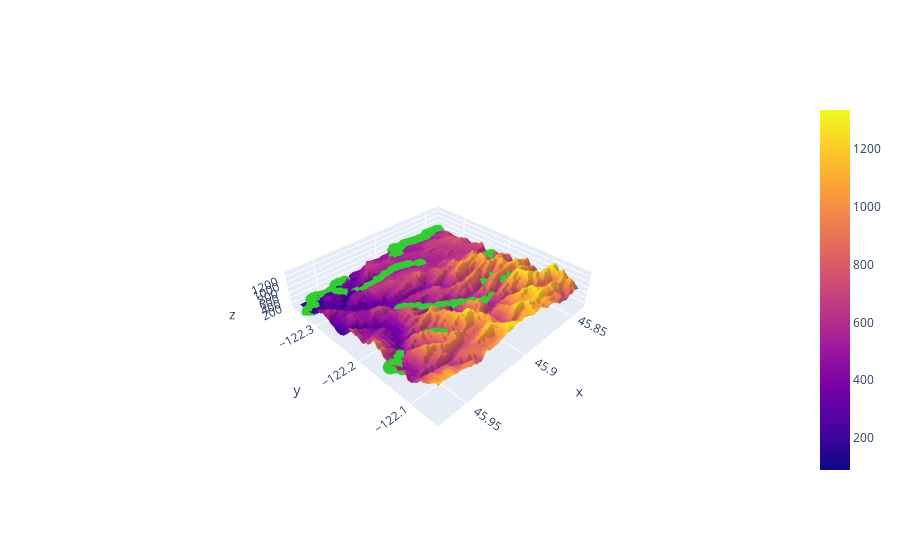

The notebook cell saved with this chart:
### Code cell
#for plotting local minima
import plotly.graph_objects as go
import numpy as np
import scipy.ndimage as ndi

z = np.array(elevation_grid_by_num_splits['elevation'])
x = np.array(elevation_grid_by_num_splits['latitude'])
y = np.array(elevation_grid_by_num_splits['longitude'])

# Create a local minima mask
local_minima_mask = elevation_values == ndi.minimum_filter(z, size=50)

# Extracting the minima coordinates
minima_x = x[local_minima_mask]
minima_y = y[local_minima_mask]
minima_z = z[local_minima_mask]

# Plot our elevation data, 
fig = go.Figure(data=[go.Surface(z=pivoted_elevation_grid_by_num_splits.transpose().values, x=pivoted_elevation_grid_by_num_splits.index, y=pivoted_elevation_grid_by_num_splits.columns)])
# fig.add_trace(go.Scatter3d(x=x, y=y, z=z, mode='markers', marker=dict(size=5, color='limegreen', symbol='circle'), name='Scatterplot surface'))  # plots all points in scatterplot form

# Plot the local minima alongside the elevation data (as determined by the ndi filter)
fig.add_trace(go.Scatter3d(x=minima_x, y=minima_y, z=minima_z, mode='markers', marker=dict(size=5, color='limegreen', symbol='circle'), name='Local Minima'))

fig.update_layout(
    scene=dict(
        aspectratio=dict(x=1, y=1, z=0.2),
        aspectmode='manual'
    )
)

fig.show()

### Figure 1 — Plotly figure (JSON) as saved in the notebook; plotly's stock layout.template omitted (floating-point values rounded to 4 significant figures; data arrays with more than 128 entries replaced by an {"elided": "..."} marker saying what was removed)
{"data": [{"type": "surface", "x": [45.84, 45.84, 45.84, 45.84, 45.85, 45.85, 45.85, 45.85, 45.85, 45.85, 45.85, 45.85, 45.86, 45.86, 45.86, 45.86, 45.86, 45.86, 45.86, 45.86, 45.87, 45.87, 45.87, 45.87, 45.87, 45.87, 45.87, 45.87, 45.88, 45.88, 45.88, 45.88, 45.88, 45.88, 45.88, 45.88, 45.89, 45.89, 45.89, 45.89, 45.89, 45.89, 45.89, 45.9, 45.9, 45.9, 45.9, 45.9, 45.9, 45.9, 45.9, 45.91, 45.91, 45.91, 45.91, 45.91, 45.91, 45.91, 45.91, 45.92, 45.92, 45.92, 45.92, 45.92, 45.92, 45.92, 45.92, 45.93, 45.93, 45.93, 45.93, 45.93, 45.93, 45.93, 45.93, 45.94, 45.94, 45.94, 45.94, 45.94, 45.94, 45.94, 45.94, 45.95, 45.95, 45.95, 45.95, 45.95, 45.95, 45.95, 45.96, 45.96, 45.96, 45.96, 45.96, 45.96, 45.96, 45.96, 45.97, 45.97], "y": [-122.4, -122.4, -122.3, -122.3, -122.3, -122.3, -122.3, -122.3, -122.3, -122.3, -122.3, -122.3, -122.3, -122.3, -122.3, -122.3, -122.3, -122.3, -122.3, -122.3, -122.3, -122.3, -122.3, -122.3, -122.3, -122.3, -122.3, -122.3, -122.3, -122.3, -122.3, -122.3, -122.3, -122.3, -122.3, -122.3, -122.2, -122.2, -122.2, -122.2, -122.2, -122.2, -122.2, -122.2, -122.2, -122.2, -122.2, -122.2, -122.2, -122.2, -122.2, -122.2, -122.2, -122.2, -122.2, -122.2, -122.2, -122.2, -122.2, -122.2, -122.2, -122.2, -122.2, -122.2, -122.2, -122.2, -122.2, -122.2, -122.2, -122.2, -122.1, -122.1, -122.1, -122.1, -122.1, -122.1, -122.1, -122.1, -122.1, -122.1, -122.1, -122.1, -122.1, -122.1, -122.1, -122.1, -122.1, -122.1, -122.1, -122.1, -122.1, -122.1, -122.1, -122.1, -122.1, -122.1, -122.1, -122.1, -122.1, -122.1], "z": {"elided": "100x100 int values"}}, {"marker": {"color": "limegreen", "size": 5, "symbol": "circle"}, "mode": "markers", "name": "Local Minima", "type": "scatter3d", "x": {"elided": "165 float values"}, "y": {"elided": "165 float values"}, "z": {"elided": "165 int values"}}], "layout": {"scene": {"aspectmode": "manual", "aspectratio": {"x": 1, "y": 1, "z": 0.2}}}}
